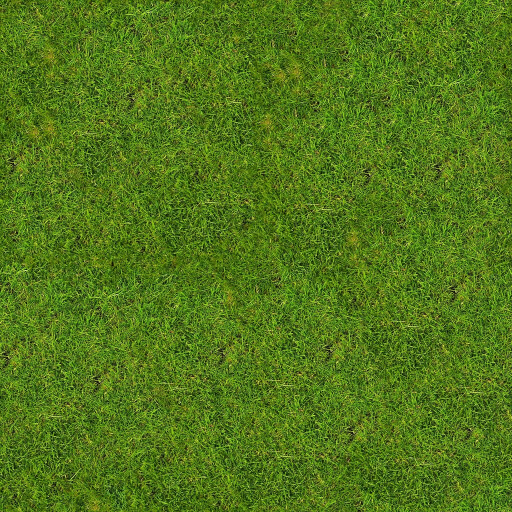
#> input picture engine/game/grama.jpg, 1024 x 1024 px, given in place of sponza_raios_de_luz_ref.png, which was not available (shown at 1/2 size)
$ python nevoa.py
#> lines starting #> are read from the running program, lines starting #| are printed output that depends on the picture
#> (the call stopped at in main, `run = lambda extra, out: subprocess.run([a.bin] + BASE + args + extra ..`: subprocess is not available in this run)
#> (the call stopped at in main, `run = lambda extra, out: subprocess.run([a.bin] + BASE + args + extra ..`: subprocess is not available in this run)
#!/usr/bin/env python3
"""Mede a névoa do motor (froxels de fog_inject/fog_integrate + trecho analítico além de FOG_FAR) contra a referência
por pixel (fog_reference.comp, --fog-reference: integral de espalhamento simples sem grade, transmitância exata, sol
com raio de sombra em cada amostra e céu amostrado pela mesma fase). Uso (de dentro de engine/):

    python3 tools/nevoa.py [--bin build/legacy] [--ref-frames 256]

O resto da imagem é o mesmo nos três renders (mesma iluminação e mesmo ruído por frame); a diferença é só a névoa.
Mede em blocos de 8×8 (tira o ruído que sobra na referência): viés de luminância, e o erro relativo ao efeito da
névoa (|motor − ref| / |ref − sem névoa|: 0 = igual à referência, 1 = tão errado quanto não ter névoa).
"""
import argparse
import os
import subprocess
import tempfile

import numpy as np
from PIL import Image

BASE = ['--headless', '--pause', '--no-lens-flare', '--no-motion-blur', '--no-bloom', '--width', '160', '--height', '96']
CASOS = [
    ('sponza_raios_de_luz', ['--fog', '0.02', '--exposure', '12']),
    ('externa_longe', ['--scene', 'outdoor', '--fog', '0.004', '--exposure', '14', '--sun-elevation', '25',
                       '--cam', '0,3,20', '--look', '0,8,-60']),
]


def lum(f):
    a = np.asarray(Image.open(f).convert('RGB')).astype(np.float32) / 255
    a = np.where(a <= 0.04045, a / 12.92, ((a + 0.055) / 1.055) ** 2.4)
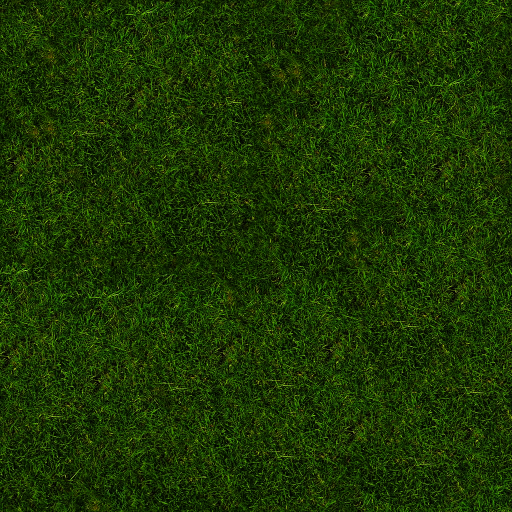
#> a: shape (1024, 1024, 3) float32 (shown at 1/2 size); mean R, G, B 0.112, 0.217, 0.0207
    y = a @ np.array([0.2126, 0.7152, 0.0722])
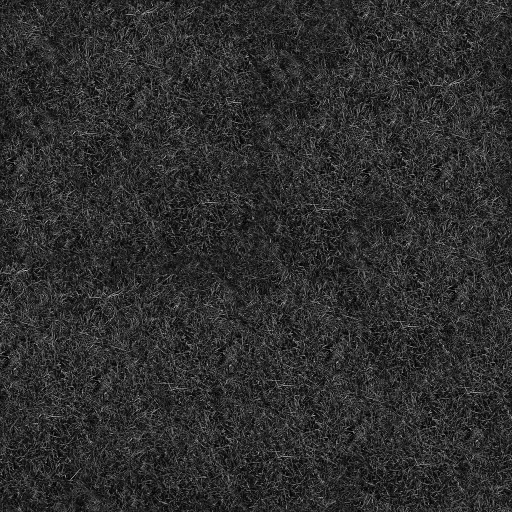
#> y: shape (1024, 1024) float64 (shown at 1/2 size); min 6.45e-05, max 0.967, mean 0.181
    h, w = y.shape
#> h = 1024; w = 1024
    return y[:h // 8 * 8, :w // 8 * 8].reshape(h // 8, 8, w // 8, 8).mean(axis=(1, 3))
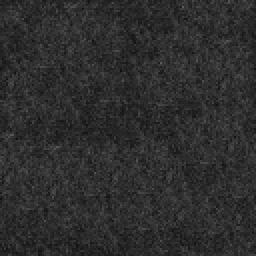
#> returned value: shape (128, 128) float64 (shown 2 times larger); min 0.0553, max 0.369, mean 0.181


def main():
    ap = argparse.ArgumentParser()
    ap.add_argument('--bin', default=os.path.join('build', 'legacy'))
    ap.add_argument('--ref-frames', type=int, default=256)
    ap.add_argument('--pasta', default=tempfile.mkdtemp())
    ap.add_argument('--caso', help='só este caso (nome)')
    a = ap.parse_args()
    for nome, args in CASOS:
        if a.caso and nome != a.caso:
            continue
        arq = {k: os.path.join(a.pasta, f'{nome}_{k}.png') for k in ('ref', 'motor', 'sem')}
        run = lambda extra, out: subprocess.run([a.bin] + BASE + args + extra + ['--out', out], check=True,
                                                capture_output=True)
        run(['--frames', str(a.ref_frames), '--fog-reference'], arq['ref'])
        run(['--frames', str(a.ref_frames)], arq['motor'])
        semArgs = ['--fog', '0'] if '--fog' in args else []
        subprocess.run([a.bin] + BASE + [x for i, x in enumerate(args) if not (x == '--fog' or (i and args[i - 1] == '--fog'))]
                       + semArgs + ['--frames', str(a.ref_frames), '--out', arq['sem']], check=True, capture_output=True)
        r, e, s = lum(arq['ref']), lum(arq['motor']), lum(arq['sem'])
        efeito = np.abs(r - s)
        m = efeito > 0.01 * r.max()  # só onde a névoa muda a imagem de forma visível
        print(f'{nome}: viés {100 * (e.mean() / r.mean() - 1):+.1f}%, erro/efeito da névoa '
              f'{(np.abs(e - r)[m]).sum() / efeito[m].sum():.3f} ({m.sum()} blocos), '
              f'correlação {np.corrcoef(e.ravel(), r.ravel())[0, 1]:.3f}')


if __name__ == '__main__':
#> (the run stopped early here; a loop or call above may not have finished)
